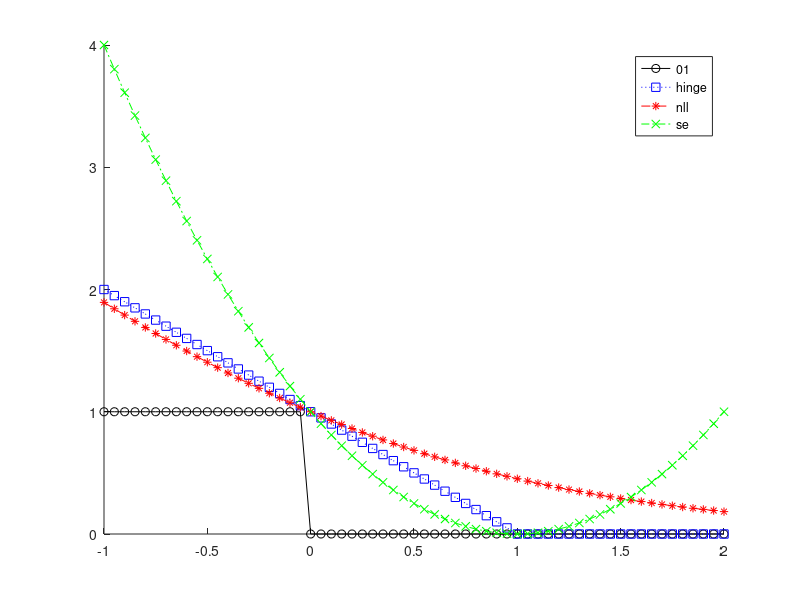

This figure's MATLAB source:
%% Hinge loss illustration
%
%%
y = 1;
eta = -1:0.05:2;
z = y*eta;
L01 = double(sign(z)<0);
Lhinge = max(0,1-z);
Lnll = log(1+exp(-z))/log(2);
Lse = (y-eta).^2;
figure; hold on
plot(z, L01, 'k-o');
plot(z, Lhinge, 'b:s');
plot(z, Lnll, 'r--*');
plot(z, Lse, 'g-.x');
legend('01','hinge','nll','se')
